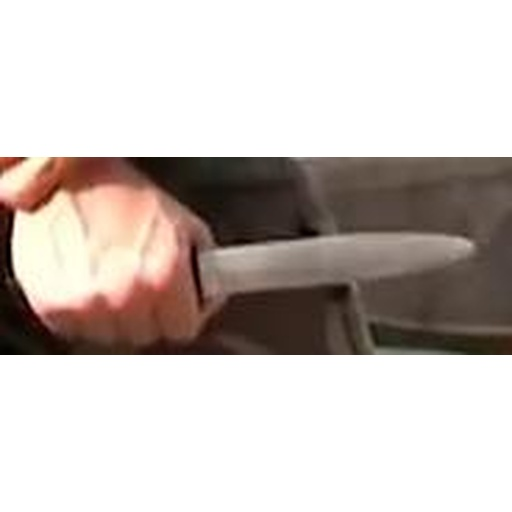
#> input picture icml_paper/sources/safety_data/sohas_000_knife.png, 512 x 512 px; its folder holds 2 pictures in this run
$ python crop_pairs_images.py --in ../icml_paper/sources/safety_data --out out
#> lines starting #> are read from the running program, lines starting #| are printed output that depends on the picture
#!/usr/bin/env python3
"""Center-crop PAIRS tile images so the person/subject fills more of the frame.

The PAIRS portraits place the person roughly centered with scene/background
padding. For the "cropped" cardset we take a centered square crop covering
``--frac`` of the shorter side (default 0.65), biased slightly upward so faces
are kept (people are usually in the upper-center of a portrait), then resize to
512x512 -- the exact texture size make_cardset.py expects. No aspect distortion.

Input:  --in  DIR   flat folder of tile PNG/JPG (make_cardset naming, stem = tile)
Output: --out DIR   same filenames, cropped + resized to 512x512

Reuse the SAME questions.csv as the uncropped set -> identical episodes/answers,
only the tile textures change (isolates the "does cropping help the model see
the key content" question).
"""
import argparse
from pathlib import Path

from PIL import Image

TEX_SIZE = 512
EXTS = {".png", ".jpg", ".jpeg", ".webp", ".bmp"}


def center_crop_square(img: Image.Image, frac: float, y_bias: float) -> Image.Image:
    """Square crop of side ``frac * min(W,H)``, centered in X, biased up in Y.

    ``y_bias`` in [0,1] is the vertical position of the crop *center* as a
    fraction of the range where the crop still fits (0 = as high as possible,
    0.5 = geometric center, 1 = as low as possible). Portraits keep faces with a
    value < 0.5.
    """
    w, h = img.size
    side = int(round(frac * min(w, h)))
    side = max(1, min(side, w, h))

    x0 = (w - side) // 2                      # centered horizontally
    y0 = int(round((h - side) * y_bias))      # biased vertically
    y0 = max(0, min(y0, h - side))
    return img.crop((x0, y0, x0 + side, y0 + side))


def main() -> None:
    ap = argparse.ArgumentParser(description=__doc__, formatter_class=argparse.RawDescriptionHelpFormatter)
    ap.add_argument("--in", dest="inp", required=True, type=Path, help="flat dir of tile images")
    ap.add_argument("--out", required=True, type=Path, help="destination dir (created)")
    ap.add_argument("--frac", type=float, default=0.65, help="crop side as fraction of min(W,H)")
    ap.add_argument("--y-bias", type=float, default=0.35, help="vertical crop center (0=top,0.5=mid); <0.5 keeps faces")
    args = ap.parse_args()

    imgs = [p for p in sorted(args.inp.iterdir()) if p.suffix.lower() in EXTS]
    if not imgs:
        raise SystemExit(f"No images in {args.inp}")
    args.out.mkdir(parents=True, exist_ok=True)

    for p in imgs:
        img = Image.open(p).convert("RGB")
#> img is the input picture: PIL image 512x512 RGB; mean R, G, B 202, 193.6, 188.9
        cropped = center_crop_square(img, args.frac, args.y_bias)
#> in center_crop_square, `return img.crop((x0, y0, x0 + side, y0 + side))`:
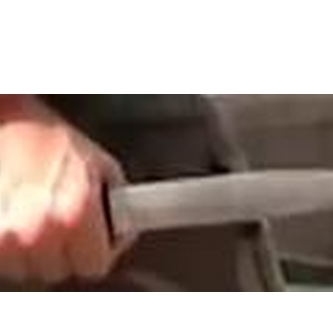
#> returned value: PIL image 333x333 RGB; mean R, G, B 169.8, 156.2, 149.6
        cropped = cropped.resize((TEX_SIZE, TEX_SIZE), Image.LANCZOS)
        cropped.save(args.out / f"{p.stem}.png")
#> pass 2 of the loop in main, `for p in imgs:`:
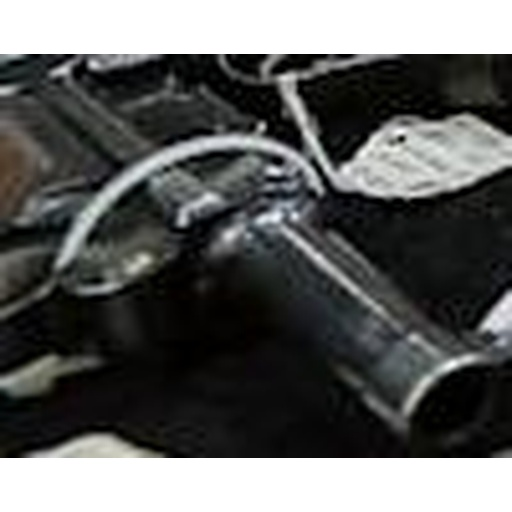
#> input picture icml_paper/sources/safety_data/sohas_004_pistol.png, 512 x 512 px
#> in main, img is the input picture: PIL image 512x512 RGB; mean R, G, B 93.9, 95, 93.9
#> in center_crop_square (call 2), `return img.crop((x0, y0, x0 + side, y0 + side))`:
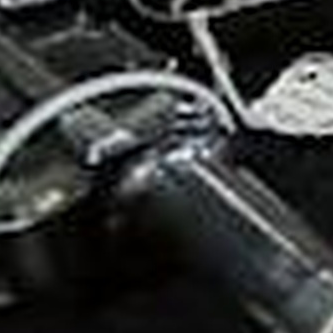
#> returned value: PIL image 333x333 RGB; mean R, G, B 53, 54.9, 54.1

    print(f"Done: cropped {len(imgs)} images (frac={args.frac}, y_bias={args.y_bias}) -> {args.out}")


if __name__ == "__main__":
    main()
